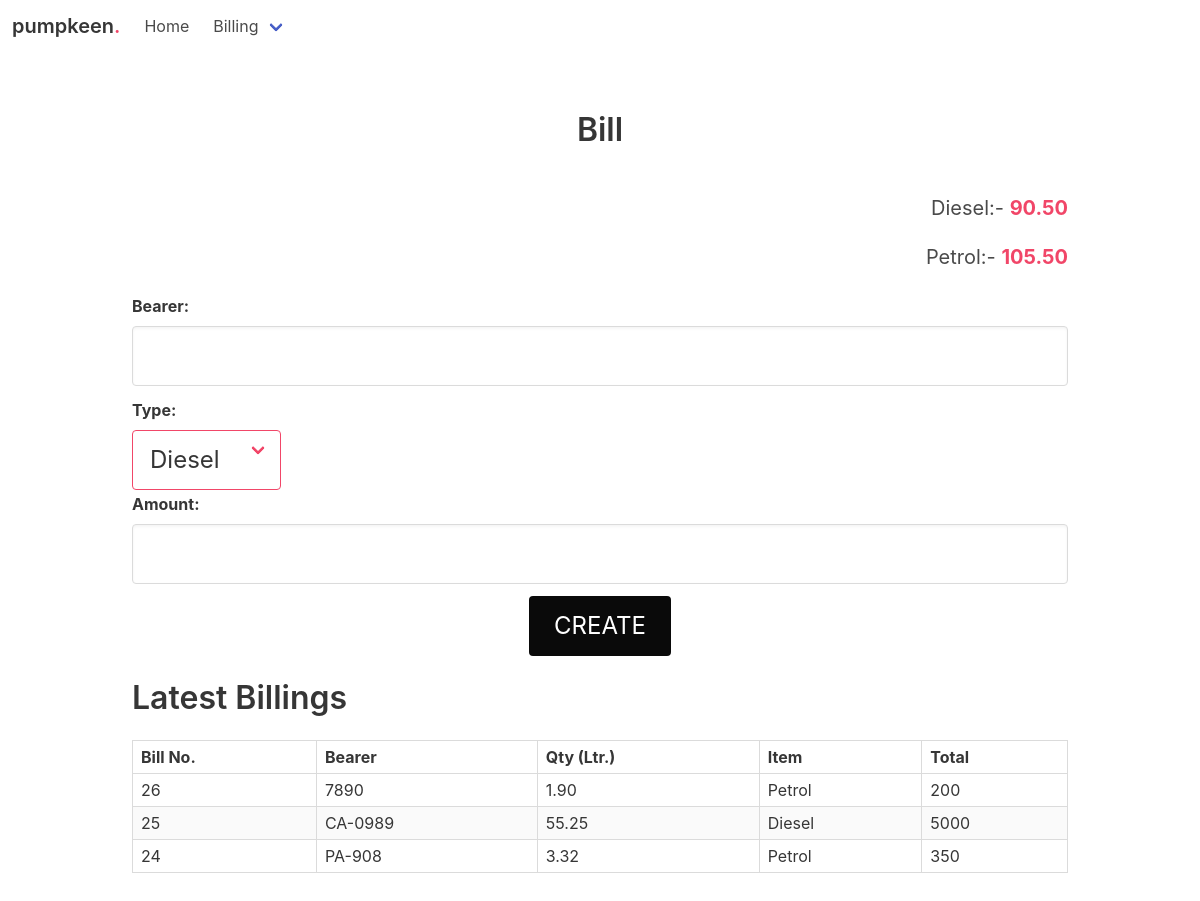
Before: / with the older database file.
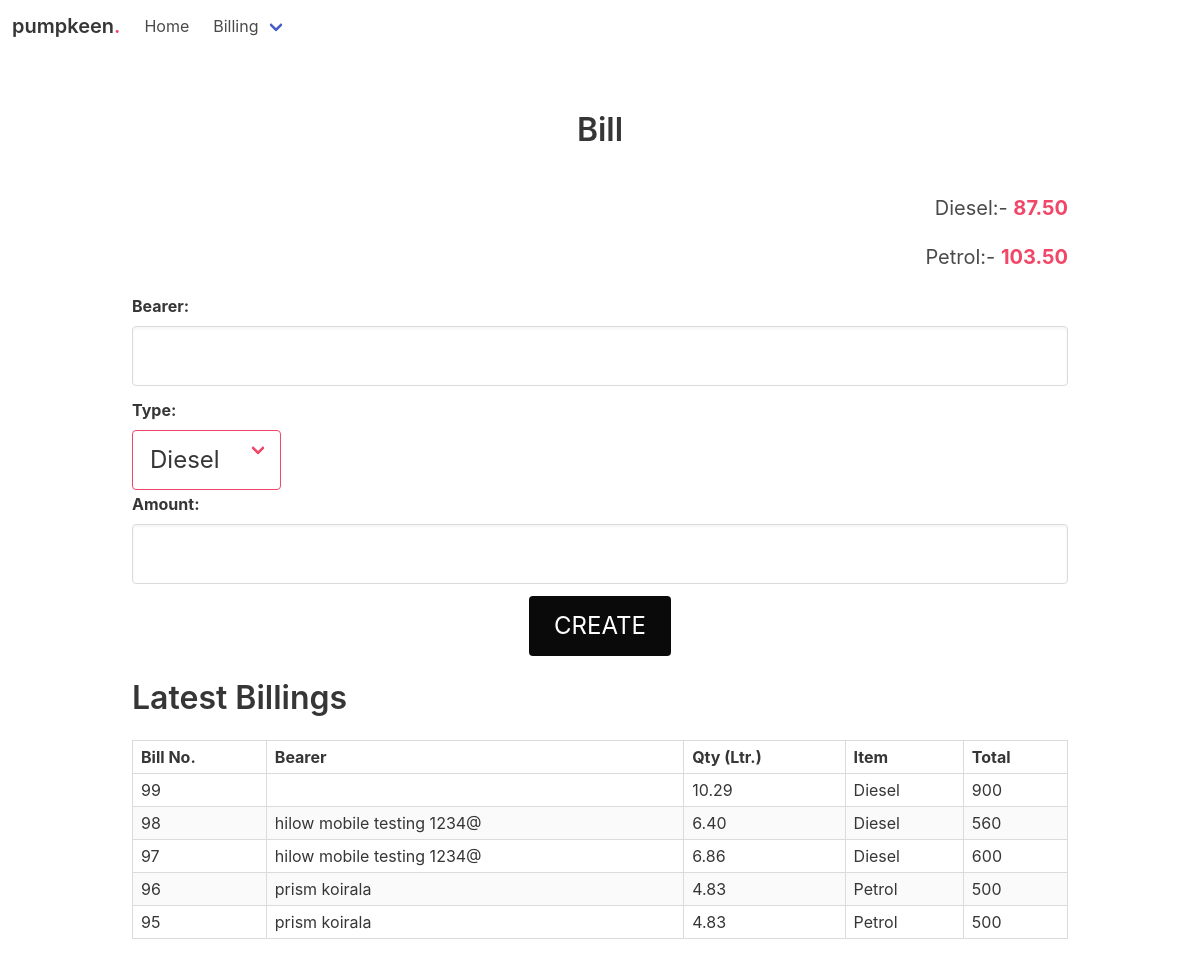
After: the same page with the newer database file.
### billing/models.py (models this page shows, shortened)
class OilType(models.Model):
    name = models.CharField(max_length=100, default="-")
    price = models.DecimalField(decimal_places=2, max_digits=5)

class BillingHistory(models.Model):
    oil = models.ForeignKey(OilType, blank=True, null=True, on_delete=models.CASCADE)
    name = models.CharField(max_length=100, default="-")
    quantity = models.DecimalField(decimal_places=2, max_digits=5, default=1.00, null=True, blank=True )
    price = models.DecimalField(default=99.99, decimal_places=2, max_digits=5)
    amount = models.IntegerField(default=100, null=True, blank=True )
    time = models.DateTimeField(auto_now_add=True)

### billing/views.py (the view)
# urls.py: path('', billing, name="billing" ),
def billing(request, *args, **kwargs):
    oil = OilType.objects.all()
    billings = Billing.objects.all()
    history = BillingHistory.objects.all().order_by('-id')[:5]
    form = BillingForm(request.POST)
    if request.method == 'POST':
        if form.is_valid():
            form_name = form.cleaned_data.get('name')
            form_amt = form.cleaned_data.get('amount')
            oil_id = form.cleaned_data.get('oil')
            oil_obj = OilType.objects.get(id=oil_id)
            curr_price = oil_obj.price
            quantity =  form_amt/oil_obj.price
            history_save = BillingHistory(
                oil = oil_obj,
                price = curr_price,
                name = form_name,
                quantity = quantity,
                amount = form_amt
            )
            history_save.save()
            post_obj = BillingHistory.objects.all().last()
            return render(request, 'post.html', {'obj': post_obj})
    else:
        pass
    context = {
        'billings' : billings,
        'history' : history,
        'form': form,
        'oil': oil
     }
    return render(request, 'home.html', context)

### billing/forms.py
class BillingForm(forms.Form):
    name = forms.CharField(required=False, max_length=100, widget=forms.TextInput(attrs={'class': "input is-large"}))
    oil = forms.ChoiceField(choices = OIL_CHOICES,widget=forms.Select(attrs={'class': "control select is-large"}))
    amount = forms.IntegerField()
    amount.widget.attrs.update({'class': "input is-large"})

### billing/templates/home.html (shortened to what this page needs)
{% extends 'base.html' %}
{% block content %}
            <div class="column is-full is-mobile has-text-centered">
              <h1 class="title"> Bill </h1>
              <br />
                {% for o in oil %}
                  <p class="subtitle is-5 has-text-right">{{ o.name }}:-
                    <span class="subtitle  has-text-danger is-text-red has-text-weight-bold">{{o.price}}</span>
                  </p>
                {% endfor %}
            </div>
            <div class="column is-full is-mobile">
              <form method="post" id="form" class="validate">
                  <div class="field">
                    <label class="label">Bearer:</label>
                    <div class="control">
                      {{form.name}}
                    </div>
                  </div>
                   <div class="field">
                    <label class="label">Type:</label>
                    <div class="select is-danger">
                      {{form.oil}}
                      </div>
                    </div>
                  <div class="field" style="padding-top:10px;">
                    <label class="label">Amount:</label>
                    {{ form.amount }}
                  </div>
                  <div class="control" style="text-align: center;">
                    <button class="button is-black is-large" type="submit" value="POST">CREATE</button>
                  </div>
              </form>
          </div>
          <div class="column is-mobile">
            <h1 class="title"> Latest Billings</h1>
            <table class="table is-fullwidth is-narrow is-striped is-bordered">
              <thead>
                <tr>
                  <th>Bill No.</th>
                  <th>Bearer</th>
                  <th>Qty (Ltr.)</th>
                  <th>Item</th>
                  <th>Total</th>
                </tr>
              </thead>
              <tbody>
                {% for h in history %}
                  <tr>
                      <td data-column="Bill No.">{{h.id}}</td>
                      <td data-column="Bearer">{{h.name}}</td>
                      <td data-column="Quantity">{{h.quantity}}</td>
                      <td data-column="Item">{{ h.oil.name }}</td>
                      <td data-column="Total">{{h.amount}}</td>
                  </tr>
                {% endfor %}
              </tbody>
            </table>
        </div>
    </div>
  </div>
</div>
</section>
{% endblock %}

### billing/templates/base.html (shortened to what this page needs)
{% load static %}
<!DOCTYPE html>
<html lang="en" dir="ltr">
  {% load static %}
  <head>
    <link rel="stylesheet" href="{% static 'core.css' %}">
    <link rel="stylesheet" href="https://cdn.jsdelivr.net/npm/bulma@0.9.1/css/bulma.min.css">
    <link rel="stylesheet" href="https://maxcdn.bootstrapcdn.com/font-awesome/4.7.0/css/font-awesome.min.css">
    <link rel="stylesheet" href="{% static 'core.css' %}">
  </head>
  <body>
    <nav class="navbar" role="navigation" aria-label="main navigation">
  <div class="navbar-brand">
    <a class="navbar-item" href=" {% url 'billing' %} ">
      <span class="title is-5">pumpkeen<span class="title is-5 has-text-danger">.</span></span>
    </a>
  </div>
  <div id="navbarBasicExample" class="navbar-menu">
    <div class="navbar-start">
      <a class="navbar-item" href="{% url 'billing' %}">
        Home
      </a>
      <div class="navbar-item has-dropdown is-hoverable">
        <a class="navbar-link" >
          Billing
        </a>
      </div>
    </div>
  </div>
</nav>
    <section class="section">
      <div class="container" >
        <div class="columns is-centered">
          <div class="column is-multiline is-full">
          {% block content %}
          {% endblock %}
  </body>
</html>

Changed rows visible on the page:
removed BillingHistory: id "26", name "7890", quantity "1.90", oil.name "Petrol", amount "200"
removed BillingHistory: id "25", name "CA-0989", quantity "55.25", oil.name "Diesel", amount "5000"
removed BillingHistory: id "24", name "PA-908", quantity "3.32", oil.name "Petrol", amount "350"
changed OilType "Diesel": price "90.50" → "87.50"
changed OilType "Petrol": price "105.50" → "103.50"
added BillingHistory: id "99", quantity "10.29", oil.name "Diesel", amount "900"
added BillingHistory: id "98", name "hilow mobile testing 1234@", quantity "6.40", oil.name "Diesel", amount "560"
added BillingHistory: id "97", name "hilow mobile testing 1234@", quantity "6.86", oil.name "Diesel", amount "600"
added BillingHistory: id "96", name "prism koirala", quantity "4.83", oil.name "Petrol", amount "500"
added BillingHistory: id "95", name "prism koirala", quantity "4.83", oil.name "Petrol", amount "500"
